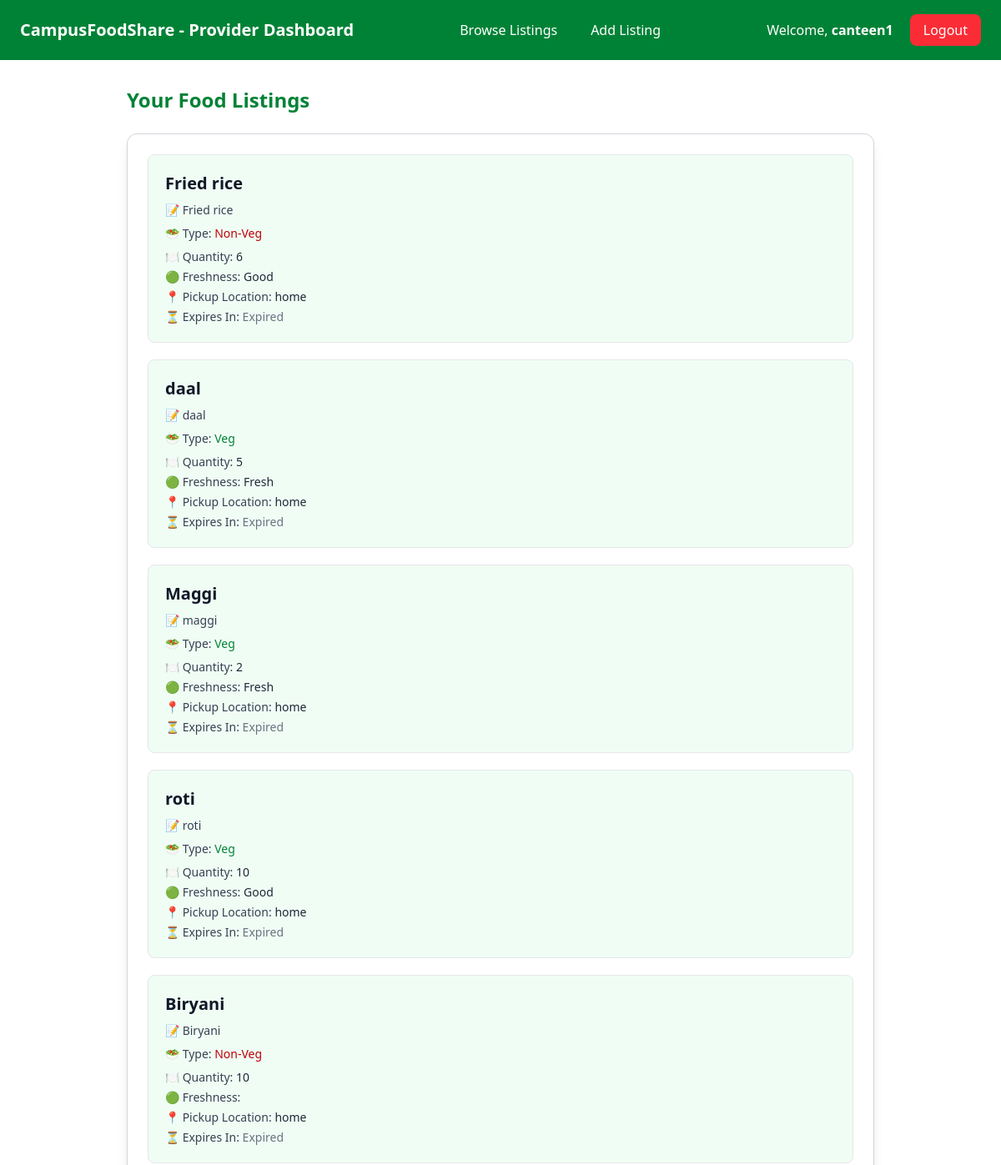
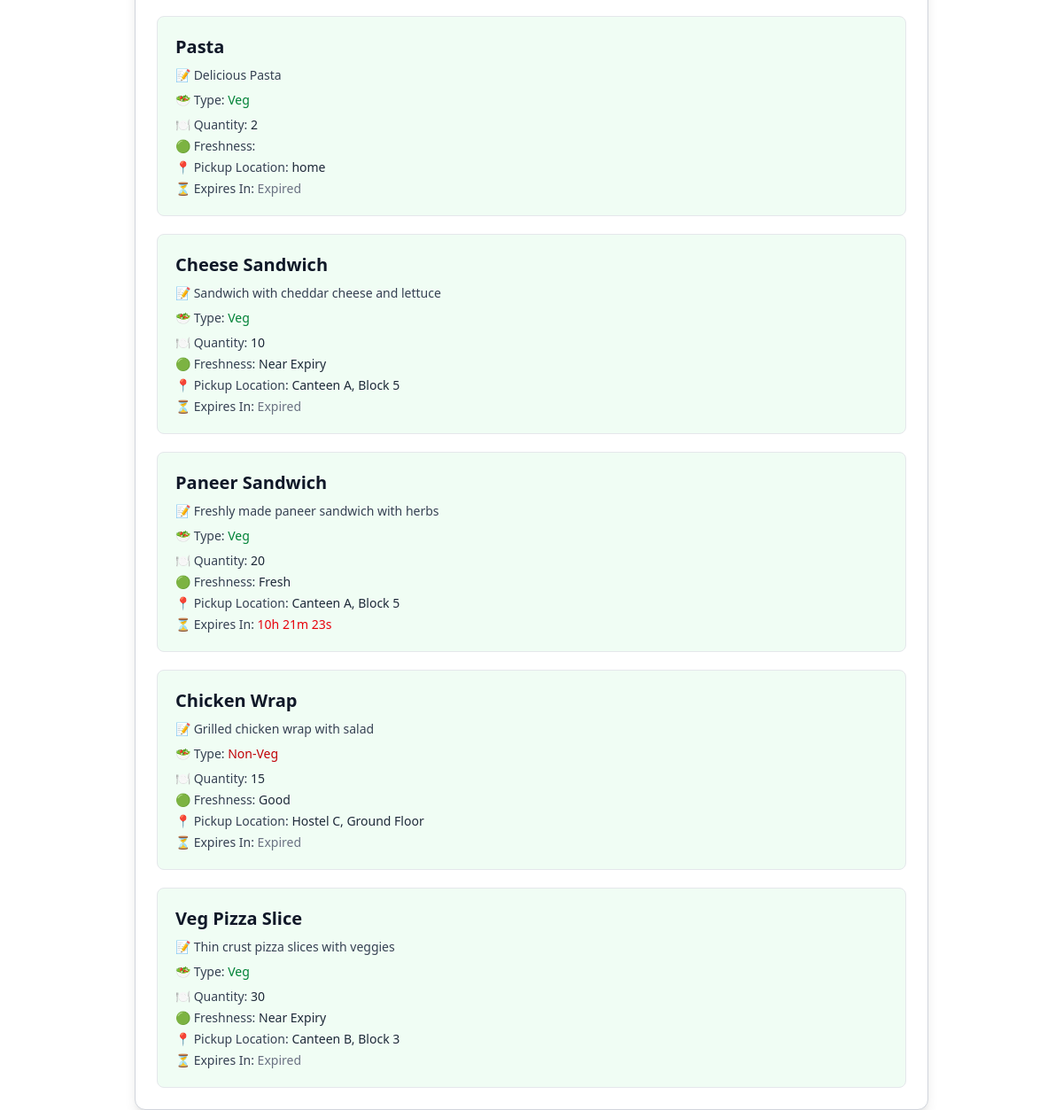
Page /backend/provider_dashboard.php (signed in) on the committed database (2 pictures, top to bottom).
### tables this page shows
CREATE TABLE `food_listings` (
  `id` int(11) NOT NULL,
  `provider_id` int(11) NOT NULL,
  `food_title` varchar(100) NOT NULL,
  `food_description` text DEFAULT NULL,
  `food_type` enum('Veg','Non-Veg') NOT NULL,
  `quantity` int(11) NOT NULL,
  `freshness_status` enum('Fresh','Good','Near Expiry') DEFAULT 'Fresh',
  `pickup_location` varchar(255) NOT NULL,
  `available_until` datetime NOT NULL,
  `status` enum('Active','Expired') DEFAULT 'Active',
  `created_at` timestamp NOT NULL DEFAULT current_timestamp(),
  `updated_at` timestamp NOT NULL DEFAULT current_timestamp() ON UPDATE current_timestamp()
);

### backend/provider_dashboard.php (the view, shortened to what this page needs)
<?php
include "db_connect.php";
$user_id = $_SESSION['user_id'];
$username = $_SESSION['username'];
$stmt = $conn->prepare("SELECT * FROM food_listings WHERE provider_id = ? ORDER BY created_at DESC");
$stmt->bind_param("i", $user_id);
$stmt->execute();
$result = $stmt->get_result();
$food_items = $result->fetch_all(MYSQLI_ASSOC);
?>
<!DOCTYPE html>
<html lang="en">
<head>
  <link href="../src/output.css" rel="stylesheet">
</head>
<body class="bg-white min-h-screen font-sans">
  <div class="bg-green-700 text-white px-6 py-4 flex justify-between items-center">
    <h1 class="text-xl font-bold">CampusFoodShare - Provider Dashboard</h1>
    <div class="flex gap-4">
      <button id="browseTab" onclick="showTab('browseSection')" class="px-3 py-2 rounded-lg hover:bg-green-900">Browse Listings</button>
      <button id="addTab" onclick="showTab('addFormSection')" class="px-3 py-2 rounded-lg hover:bg-green-800">Add Listing</button>
    </div>
    <div>
      <span class="mr-4">Welcome, <b><?php echo htmlspecialchars($username); ?></b></span>
      <a href="logout.php" class="bg-red-500 hover:bg-red-600 px-4 py-2 rounded-lg">Logout</a>
    </div>
  </div>
<div id="browseSection" class="max-w-4xl mx-auto mt-8">
  <h2 class="text-2xl font-bold text-green-700 mb-6">Your Food Listings</h2>
  <div class="bg-white rounded-xl shadow-lg border border-gray-300 p-6">
    <?php if (count($food_items) > 0): ?>
      <div class="space-y-5">
        <?php foreach ($food_items as $item): ?>
          <div class="bg-green-50 rounded-lg p-5 border border-gray-200 hover:bg-gray-100 transition">
            <h3 class="text-xl font-semibold text-gray-900 mb-2">
              <?php echo htmlspecialchars($item['food_title']); ?>
            </h3>
            <p class="text-sm text-gray-700 mb-2">
              📝 <?php echo htmlspecialchars($item['food_description'] ?? 'No description provided'); ?>
            </p>
            <p class="text-sm text-gray-700 mb-2">
              🥗 Type:
              <span class="<?php echo ($item['food_type'] === 'Veg') ? 'text-green-700 font-medium' : 'text-red-700 font-medium'; ?>">
                <?php echo htmlspecialchars($item['food_type'] ?? 'N/A'); ?>
              </span>
            </p>
            <p class="text-sm text-gray-700 mb-1">🍽️ Quantity:
              <span class="font-medium text-gray-800"><?php echo htmlspecialchars($item['quantity']); ?></span>
            </p>
            <p class="text-sm text-gray-700 mb-1">🟢 Freshness:
              <span class="font-medium text-gray-800"><?php echo htmlspecialchars($item['freshness_status']); ?></span>
            </p>
            <p class="text-sm text-gray-700 mb-1">📍 Pickup Location:
              <span class="font-medium text-gray-800">
                <?php echo htmlspecialchars($item['pickup_location'] ?? 'Not specified'); ?>
              </span>
            </p>
            <p class="text-sm text-gray-700">⏳ Expires In:
              <span id="timer-<?php echo $item['id']; ?>"
                    data-expiry="<?php echo htmlspecialchars($item['available_until']); ?>"
                    class="font-medium text-red-600"></span>
            </p>
          </div>
        <?php endforeach; ?>
      </div>
    <?php else: ?>
      <p class="text-gray-600">No food items added yet.</p>
    <?php endif; ?>
  </div>
</div>
</body>
</html>

### rows in the picture
food_listings: food_title "Fried rice", food_description "Fried rice", food_type "Non-Veg", quantity "6", freshness_status "Good", pickup_location "home"
food_listings: food_title "daal", food_description "daal", food_type "Veg", quantity "5", freshness_status "Fresh", pickup_location "home"
food_listings: food_title "Maggi", food_description "maggi", food_type "Veg", quantity "2", freshness_status "Fresh", pickup_location "home"
food_listings: food_title "roti", food_description "roti", food_type "Veg", quantity "10", freshness_status "Good", pickup_location "home"
food_listings: food_title "Biryani", food_description "Biryani", food_type "Non-Veg", quantity "10", pickup_location "home"
food_listings: food_title "Pasta", food_description "Delicious Pasta", food_type "Veg", quantity "2", pickup_location "home"
food_listings: food_title "Cheese Sandwich", food_description "Sandwich with cheddar cheese and lettuce", food_type "Veg", quantity "10", freshness_status "Near Expiry", pickup_location "Canteen A, Block 5"
food_listings: food_title "Paneer Sandwich", food_description "Freshly made paneer sandwich with herbs", food_type "Veg", quantity "20", freshness_status "Fresh", pickup_location "Canteen A, Block 5"
food_listings: food_title "Chicken Wrap", food_description "Grilled chicken wrap with salad", food_type "Non-Veg", quantity "15", freshness_status "Good", pickup_location "Hostel C, Ground Floor"
food_listings: food_title "Veg Pizza Slice", food_description "Thin crust pizza slices with veggies", food_type "Veg", quantity "30", freshness_status "Near Expiry", pickup_location "Canteen B, Block 3"

### other values in the picture
$username "canteen1"
